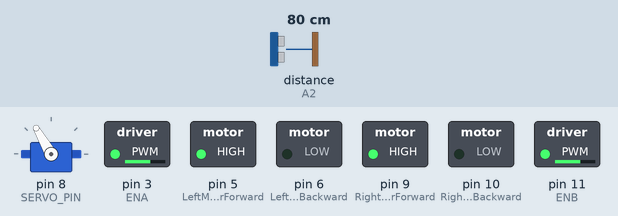
The sketch below on a simulated Arduino Uno, built with avr-gcc and run on an emulated ATmega328P. Parts: servo, switched loads named in the sketch (green lamp = pin HIGH). The inputs (shaded band) are chosen by the test bench; at power-on: distance to the obstacle (sensor on A2) 80 cm. The echo pulse lasts 58.3 µs per cm.

Above: at 2.3 s.
2.4 s: distance to the obstacle (sensor on A2) set to 27 cm
3.9 s: distance to the obstacle (sensor on A2) set to 22 cm
At 4.8 s:
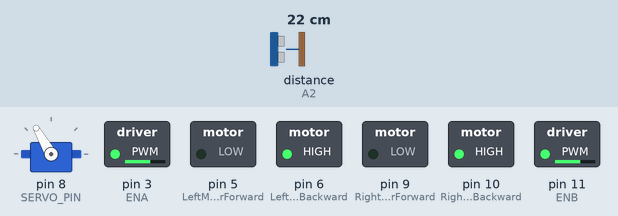
9.9 s: distance to the obstacle (sensor on A2) set to 2 cm
At 11.2 s:
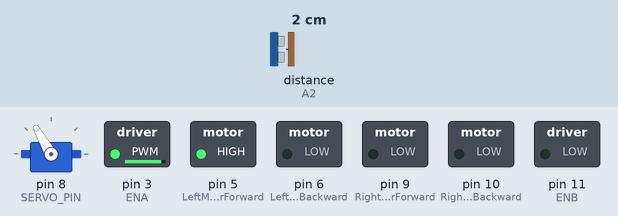
12.9 s: distance to the obstacle (sensor on A2) set to 35 cm
At 15.77 s:
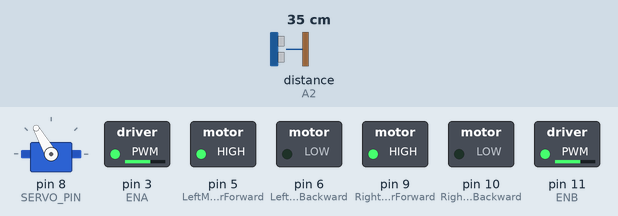
15.9 s: distance to the obstacle (sensor on A2) set to 4 cm
At 19.4 s:
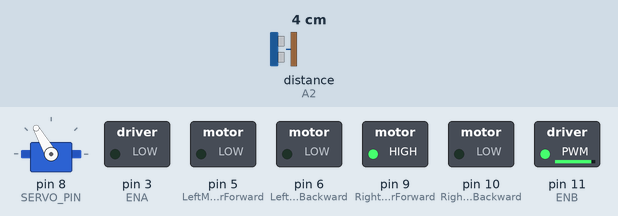
Timing chart, 0 to 19.9 s (numbered marks = the images above; inputs shaded):
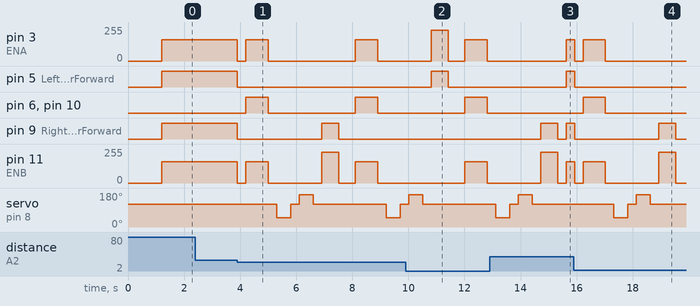

Measured:
- the behaviour switches between 26 and 25 cm on distance to the obstacle (sensor on A2) (found by bisection; images 0 and 1)
- after the input at 2.4 s, every drawn part: stays the same
- after the input at 3.9 s, pin 3 (ENA): goes 0/255 0.30 s, 160/255 0.80 s, 0/255 3.1 s, 160/255 0.80 s, then 0/255, starting at once; pin 5 (LeftMotorForward): HIGH → LOW at once
- after the input at 9.9 s, pin 5 (LeftMotorForward): LOW → HIGH after 0.91 s, → LOW 0.60 s later; pin 9 (RightMotorForward): stays LOW (without the input it goes to HIGH after 0.91 s)
- after the input at 12.9 s, pin 3 (ENA): 0/255 → 160/255 after 2.7 s; pin 5 (LeftMotorForward): LOW → HIGH after 2.7 s
- after the input at 15.9 s, pin 3 (ENA): 160/255 → 0/255 at once, → 160/255 0.30 s later, → 0/255 0.80 s later; pin 5 (LeftMotorForward): HIGH → LOW at once

The sketch:

Robi_RobotAvoider.ino
```cpp
#include <Servo.h>      // Library untuk servo
#include <NewPing.h>    // Library untuk sensor HC-SR04

// ======================================================
// PIN MOTOR (L298N)
// ======================================================
// Arah motor kiri
const int LeftMotorForward  = 5;  //masuk IN1
const int LeftMotorBackward = 6;  //masuk IN2

// Arah motor kanan
const int RightMotorForward  = 9;   //masuk IN3
const int RightMotorBackward = 10;  //masuk IN4

// PWM kecepatan motor
#define ENA 3    // Motor kiri
#define ENB 11   // Motor kanan

// ======================================================
// PIN ULTRASONIC SENSOR
// ======================================================
#define TRIG_PIN A1
#define ECHO_PIN A2
#define MAX_DISTANCE 200   // cm

// ======================================================
// PIN SERVO
// ======================================================
#define SERVO_PIN 8

// ======================================================
// OBJEK
// ======================================================
NewPing sonar(TRIG_PIN, ECHO_PIN, MAX_DISTANCE);
Servo servoMotor;

// ======================================================
// VARIABEL GLOBAL
// ======================================================
int distance = 0;

// Kecepatan motor (0–255)
int speedForward = 160;
int speedTurn    = 230;

// ======================================================
// SETUP
// ======================================================
void setup() {

  // Set pin motor sebagai OUTPUT
  pinMode(LeftMotorForward, OUTPUT);
  pinMode(LeftMotorBackward, OUTPUT);
  pinMode(RightMotorForward, OUTPUT);
  pinMode(RightMotorBackward, OUTPUT);

  pinMode(ENA, OUTPUT);
  pinMode(ENB, OUTPUT);

  // Servo
  servoMotor.attach(SERVO_PIN);
  servoMotor.write(120);        // Posisi tengah
  delay(1000);

  // Pembacaan awal sensor
  distance = readDistance();
}

// ======================================================
// LOOP UTAMA
// ======================================================
void loop() {

  distance = readDistance();

  if (distance > 25) {
    moveForward();             // Jalan terus
  }
  else {
    avoidObstacle();           // Hindari rintangan
  }
}

// ======================================================
// FUNGSI AVOIDER
// ======================================================
void avoidObstacle() {

  moveStop();
  delay(300);

  moveBackward();
  delay(800);

  moveStop();
  delay(300);

  int rightDistance = lookRight();
  delay(300);

  int leftDistance = lookLeft();
  delay(300);

  if (rightDistance > leftDistance) {
    turnRight();
  } else {
    turnLeft();
  }

  moveStop();
  delay(200);
}

// ======================================================
// FUNGSI SERVO SCAN
// ======================================================
int lookRight() {
  servoMotor.write(50);        // Servo ke kanan
  delay(400);
  int dist = readDistance();
  servoMotor.write(120);        // Kembali tengah
  return dist;
}

int lookLeft() {
  servoMotor.write(170);       // Servo ke kiri
  delay(400);
  int dist = readDistance();
  servoMotor.write(120);
  return dist;
}

// ======================================================
// FUNGSI SENSOR JARAK
// ======================================================
int readDistance() {
  delay(100);
  int cm = sonar.ping_cm();
  if (cm == 0) cm = 200;
  return cm;
}

// ======================================================
// FUNGSI MOTOR
// ======================================================

void moveForward() {
  analogWrite(ENA, speedForward);
  analogWrite(ENB, speedForward);

  digitalWrite(LeftMotorForward, HIGH);
  digitalWrite(LeftMotorBackward, LOW);
  digitalWrite(RightMotorForward, HIGH);
  digitalWrite(RightMotorBackward, LOW);
}

void moveBackward() {
  analogWrite(ENA, speedForward);
  analogWrite(ENB, speedForward);

  digitalWrite(LeftMotorForward, LOW);
  digitalWrite(LeftMotorBackward, HIGH);
  digitalWrite(RightMotorForward, LOW);
  digitalWrite(RightMotorBackward, HIGH);
}

void turnRight() {

  // Motor kiri jalan
  analogWrite(ENA, speedTurn);
  digitalWrite(LeftMotorForward, HIGH);
  digitalWrite(LeftMotorBackward, LOW);

  // Motor kanan STOP
  analogWrite(ENB, 0);
  digitalWrite(RightMotorForward, LOW);
  digitalWrite(RightMotorBackward, LOW);

  delay(600);   // tambah durasi
}


void turnLeft() {

  // Motor kanan jalan
  analogWrite(ENB, speedTurn);
  digitalWrite(RightMotorForward, HIGH);
  digitalWrite(RightMotorBackward, LOW);

  // Motor kiri STOP
  analogWrite(ENA, 0);
  digitalWrite(LeftMotorForward, LOW);
  digitalWrite(LeftMotorBackward, LOW);

  delay(600);
}


void moveStop() {
  analogWrite(ENA, 0);
  analogWrite(ENB, 0);

  digitalWrite(LeftMotorForward, LOW);
  digitalWrite(LeftMotorBackward, LOW);
  digitalWrite(RightMotorForward, LOW);
  digitalWrite(RightMotorBackward, LOW);
}
```
